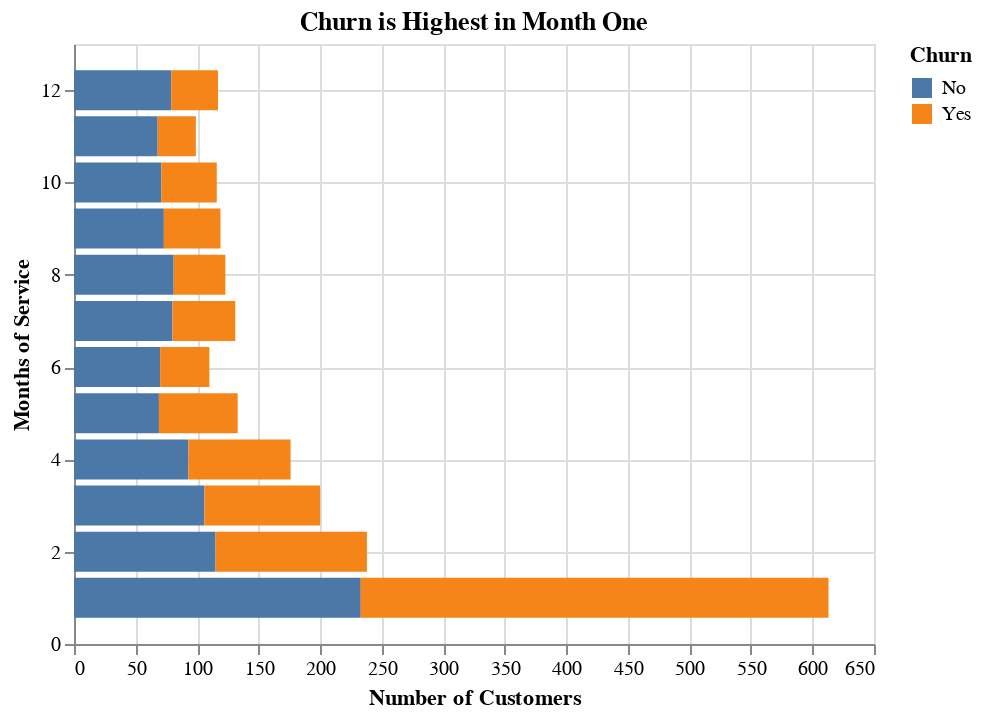

Notebook cell for this chart:
### Code cell
alt.Chart(chart_data,
         title='Churn is Highest in Month One'
         ).mark_bar(
                size=20,
                dy=5
         ).encode(
            alt.X('sum(customerID)', title='Number of Customers'),
            alt.Y('tenure', title='Months of Service', sort='ascending'),
            color='Churn',
            order=alt.Order(
                'Churn',
                sort='ascending'
            )
         )

### Figure 1 — Vega-Lite specification as saved in the notebook (floating-point values rounded to 4 significant figures)
{"$schema": "https://vega.github.io/schema/vega-lite/v3.3.0.json", "config": {"mark": {"tooltip": null}, "view": {"height": 300, "width": 400}}, "data": {"name": "data-dfeeffb770db64e272015a224cc639e6"}, "datasets": {"data-dfeeffb770db64e272015a224cc639e6": [{"Churn": "No", "customerID": 233, "tenure": 1}, {"Churn": "Yes", "customerID": 380, "tenure": 1}, {"Churn": "No", "customerID": 115, "tenure": 2}, {"Churn": "Yes", "customerID": 123, "tenure": 2}, {"Churn": "No", "customerID": 106, "tenure": 3}, {"Churn": "Yes", "customerID": 94, "tenure": 3}, {"Churn": "No", "customerID": 93, "tenure": 4}, {"Churn": "Yes", "customerID": 83, "tenure": 4}, {"Churn": "No", "customerID": 69, "tenure": 5}, {"Churn": "Yes", "customerID": 64, "tenure": 5}, {"Churn": "No", "customerID": 70, "tenure": 6}, {"Churn": "Yes", "customerID": 40, "tenure": 6}, {"Churn": "No", "customerID": 80, "tenure": 7}, {"Churn": "Yes", "customerID": 51, "tenure": 7}, {"Churn": "No", "customerID": 81, "tenure": 8}, {"Churn": "Yes", "customerID": 42, "tenure": 8}, {"Churn": "No", "customerID": 73, "tenure": 9}, {"Churn": "Yes", "customerID": 46, "tenure": 9}, {"Churn": "No", "customerID": 71, "tenure": 10}, {"Churn": "Yes", "customerID": 45, "tenure": 10}, {"Churn": "No", "customerID": 68, "tenure": 11}, {"Churn": "Yes", "customerID": 31, "tenure": 11}, {"Churn": "No", "customerID": 79, "tenure": 12}, {"Churn": "Yes", "customerID": 38, "tenure": 12}]}, "encoding": {"color": {"field": "Churn", "type": "nominal"}, "order": {"field": "Churn", "sort": "ascending", "type": "nominal"}, "x": {"aggregate": "sum", "field": "customerID", "title": "Number of Customers", "type": "quantitative"}, "y": {"field": "tenure", "sort": "ascending", "title": "Months of Service", "type": "quantitative"}}, "mark": {"dy": 5, "size": 20, "type": "bar"}, "title": "Churn is Highest in Month One"}
